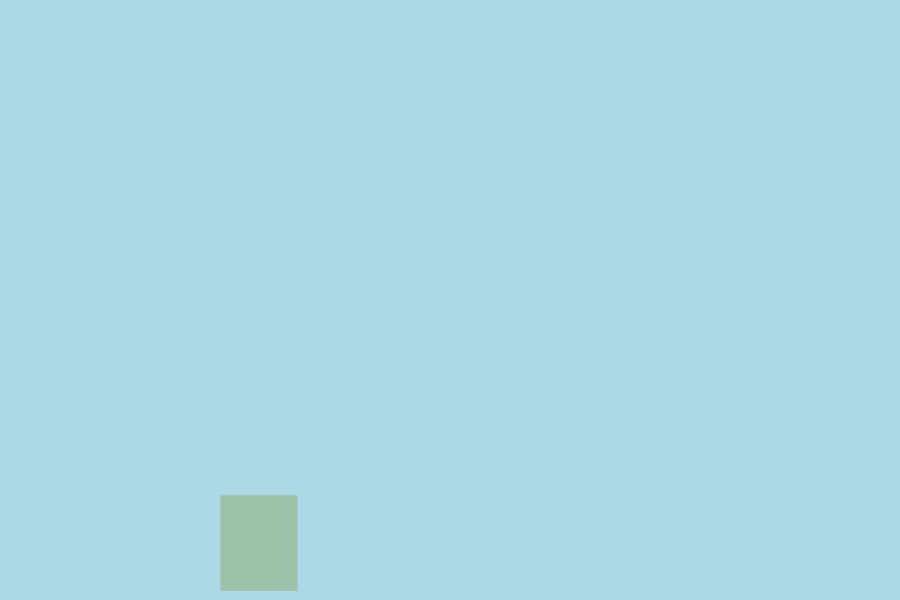
Frame 1 (no input)
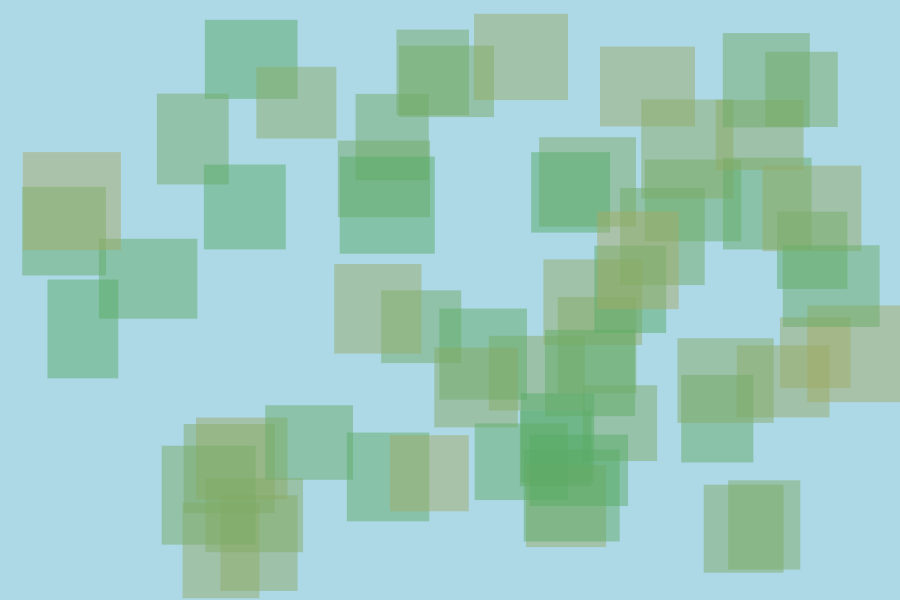
Frame 60 (the mouse pressed at the canvas centre just before this capture)
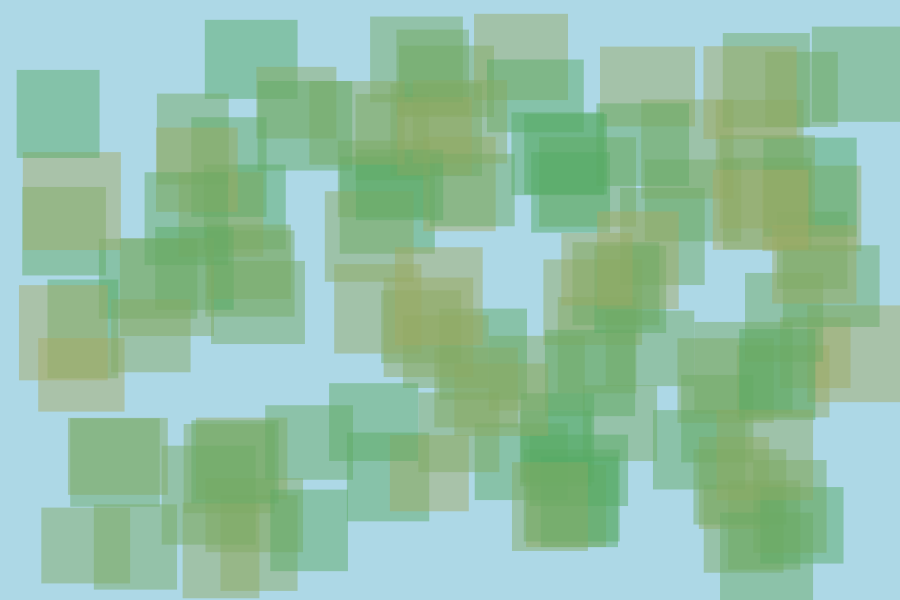
Frame 120 (the mouse held since frame 60 and released just before this capture)

The Processing sketch that drew these frames (run headless with seeded random() and noise(); from frame 60 on, the mouse is pressed at the canvas centre):

// Processing sketch: processing_2437
// ── processing_2437.pde

/* 
square texture/pattern maker

cittavritti@shaw.ca
june 2009

*/


void setup(){
  size (900, 600);
  background (#add8e6);
  frameRate (5);
  
};


void draw (){
 
  
  noStroke();
  fill (random (80,170), 170, 100, 120);
  rect (random (10, 820), random (10, 520), random (70,100), random (70,100));
  
  
  
};

void keyPressed(){
  save( "pattern" + key + ".png");
  
};
